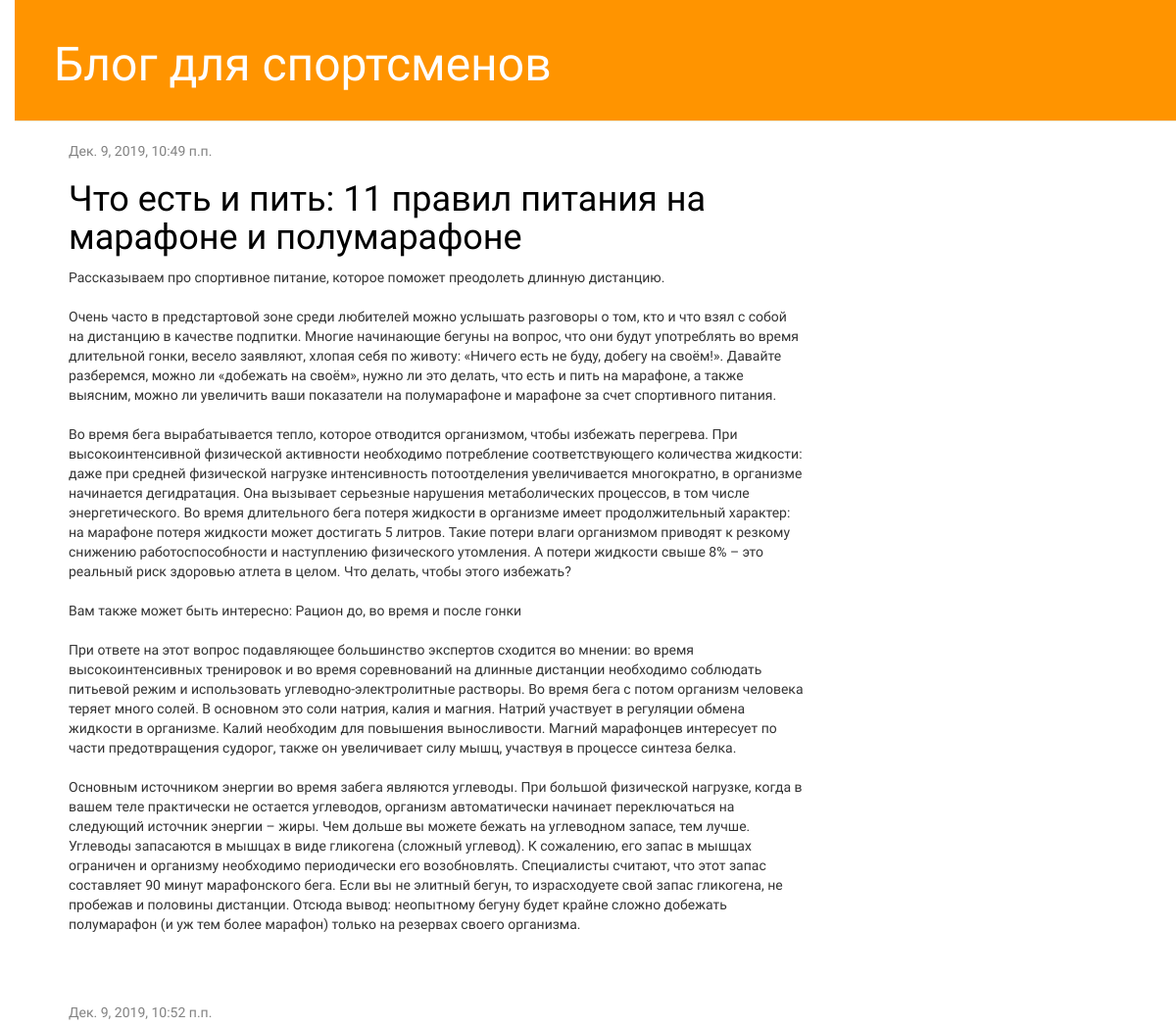
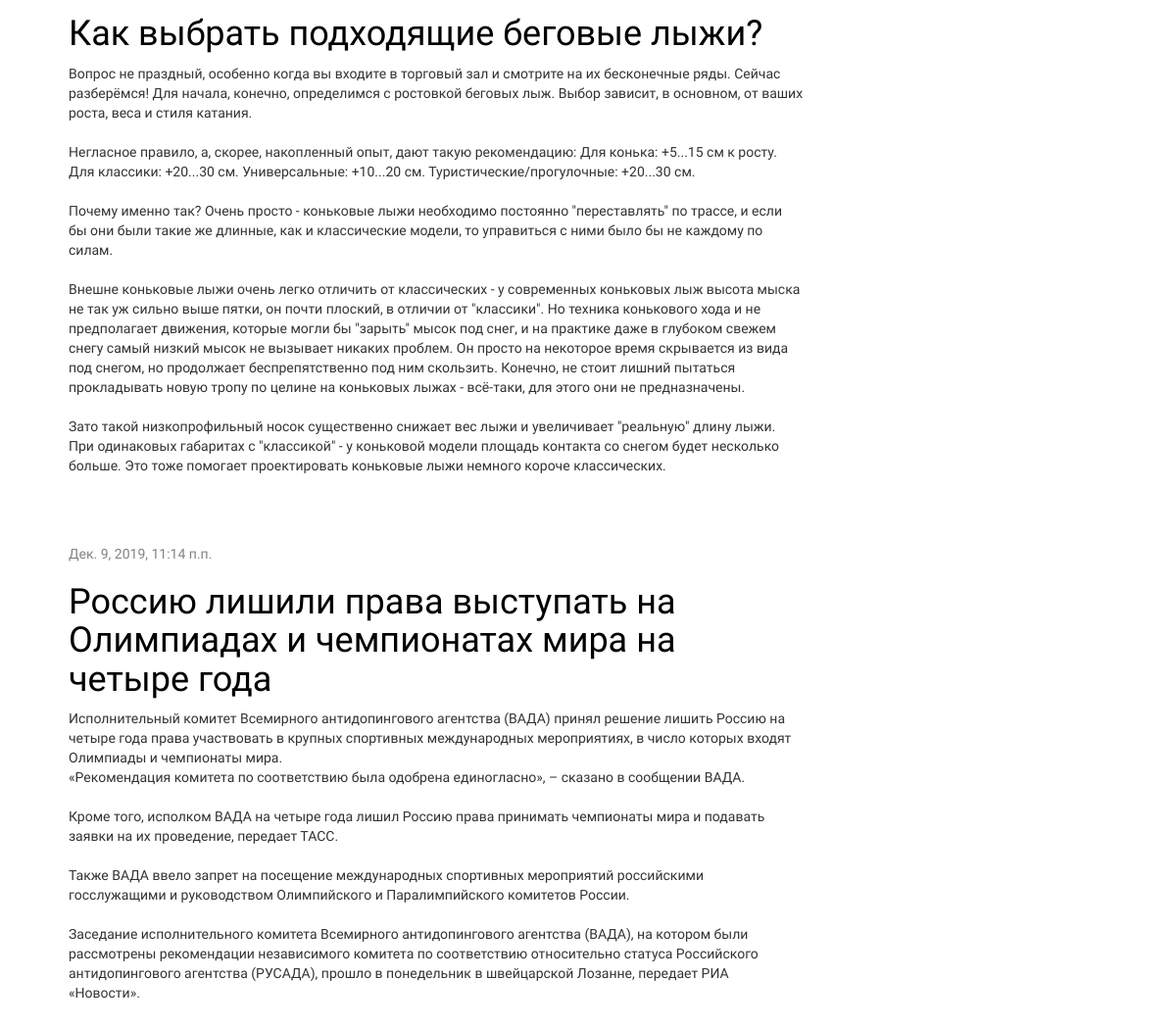
The page / on the database its author committed (2 pictures, top to bottom).
### blog/models.py (models this page shows, shortened)
class Post(models.Model):
    author = models.ForeignKey(settings.AUTH_USER_MODEL, on_delete=models.CASCADE)
    title = models.CharField(max_length=200)
    text = models.TextField()
    created_date = models.DateTimeField(default=timezone.now)
    published_date = models.DateTimeField(blank=True, null=True)

### blog/views.py (the view)
# urls.py: path('', views.post_list, name='post_list'),
def post_list(request):
    posts = Post.objects.filter(published_date__lte=timezone.now()).order_by('published_date')
    return render(request, 'blog/post_list.html', {'posts': posts})

### blog/templates/blog/post_list.html
{% extends 'blog/base.html' %}
{% block content %}
    {% for post in posts %}
        <div class="post">
            <div class="date">
                {{ post.published_date }}
            </div>
            <h1><a href="{% url 'post_detail' pk=post.pk %}">{{ post.title }}</a></h1>
            <p>{{ post.text|linebreaksbr }}</p>
        </div>
    {% endfor %}
{% endblock %}

### blog/static/css/blog.css (style rules this page uses)
h1 a { color: #FCA205; }
body { padding-left: 15px; font-family: 'Lobster'; }
h1, h2, h3, h4 { font-family: 'Lobster', cursive; }
.date { color: #828282; }
.post { margin-bottom: 70px; }
.post h1 a, .post h1 a:visited { color: #000000; }

### rows shown on the page
Post: published_date "Дек. 9, 2019, 10:49 п.п.", title "Что есть и пить: 11 правил питания на марафоне и полумарафоне", text "Рассказываем про спортивное питание, которое поможет преодолеть длинную дистанцию. Очень часто в предстартовой зоне среди любителей можно услышать разговоры о том, кто и что взял с собой на дистанцию в качестве подпитки. Многие начинающие бегуны на вопрос, что они будут употреблять во время длительной гонки, весело заявляют, хлопая себя по животу: «Ничего есть не буду, добегу на своём!». Давайте разберемся, можно ли «добежать на своём», нужно ли это делать, что есть и пить на марафоне, а также выясним, можно ли увеличить ваши показатели на полумарафоне и марафоне за счет спортивного питания. Во время бега вырабатывается тепло, которое отводится организмом, чтобы избежать перегрева. При…"
Post: published_date "Дек. 9, 2019, 10:52 п.п.", title "Как выбрать подходящие беговые лыжи?", text "Вопрос не праздный, особенно когда вы входите в торговый зал и смотрите на их бесконечные ряды. Сейчас разберёмся! Для начала, конечно, определимся с ростовкой беговых лыж. Выбор зависит, в основном, от ваших роста, веса и стиля катания. Негласное правило, а, скорее, накопленный опыт, дают такую рекомендацию: Для конька: +5...15 см к росту. Для классики: +20...30 см. Универсальные: +10...20 см. Туристические/прогулочные: +20...30 см. Почему именно так? Очень просто - коньковые лыжи необходимо постоянно \"переставлять\" по трассе, и если бы они были такие же длинные, как и классические модели, то управиться с ними было бы не каждому по силам. Внешне коньковые лыжи очень легко отличить от…"
Post: published_date "Дек. 9, 2019, 11:14 п.п.", title "Россию лишили права выступать на Олимпиадах и чемпионатах мира на четыре года", text "Исполнительный комитет Всемирного антидопингового агентства (ВАДА) принял решение лишить Россию на четыре года права участвовать в крупных спортивных международных мероприятиях, в число которых входят Олимпиады и чемпионаты мира. «Рекомендация комитета по соответствию была одобрена единогласно», – сказано в сообщении ВАДА. Кроме того, исполком ВАДА на четыре года лишил Россию права принимать чемпионаты мира и подавать заявки на их проведение, передает ТАСС. Также ВАДА ввело запрет на посещение международных спортивных мероприятий российскими госслужащими и руководством Олимпийского и Паралимпийского комитетов России. Заседание исполнительного комитета Всемирного антидопингового агентства…"
